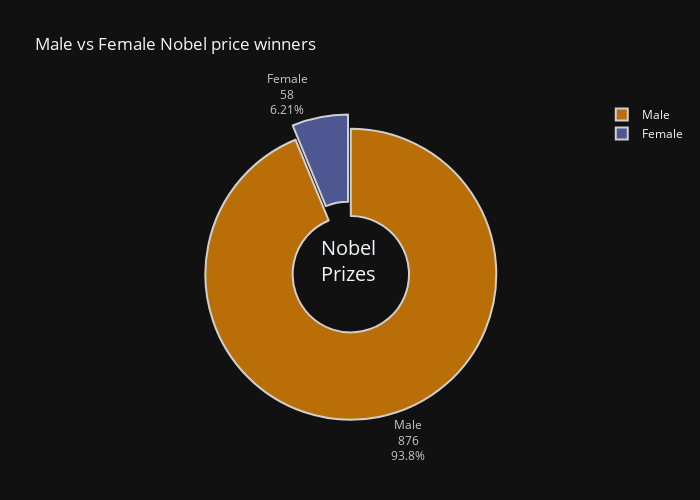

Notebook code for this chart:
### Markdown cell above
<h2>Plotly Donut Chart: Percentage of Male vs. Female Laureates</h2>

### Code cell
sex_chart = df_data.sex.value_counts()
fig = px.pie(labels=sex_chart.index,
			 values=sex_chart.values,
			 title="Male vs Female Nobel price winners",
			 names=sex_chart.index,
			 # Additional options:
			 hole=0.4,  # Makes it a donut chart (0 to 1)
			 color_discrete_sequence=px.colors.qualitative.Vivid,  # Change colors
			 width=700,  # Width in pixels
			 height=500,  # Height in pixels
			 template='plotly_dark',  # Dark theme
			 opacity=0.8,  # Transparency of sections
			 )
#COLOR OPTIONS
#The available color options in the Plotly Express qualitative color sequences are:
#
# - Set3 (current)
# - Set1
# - Set2
# - Alphabet
# - Dark24
# - Light24
# - D3
# - G10
# - T10
# - Paired
# - Pastel
# - Prism
# - Safe
# - Vivid
# - Antique

fig.update_traces(
	textposition='outside',  # Text position: 'inside', 'outside', 'auto', 'none'
	textinfo='label+text+percent+value',  # Any combination of ['label', 'text', 'value', 'percent'] joined with '+' characters(e.g. 'label+text')
	pull=[0.1, 0],  # Pull slices out (list of values 0-1)
	marker=dict(line=dict(color='white', width=2))  # Slice borders
)

fig.update_layout(
	showlegend=True,
	legend=dict(orientation="v"),
	annotations=[dict(text="Nobel<br>Prizes", x=0.5, y=0.5, font_size=20, showarrow=False)]
)
fig.show()

### Figure 1 — Plotly figure (JSON) as saved in the notebook; plotly's stock layout.template omitted (floating-point values rounded to 4 significant figures)
{"data": [{"domain": {"x": [0.0, 1.0], "y": [0.0, 1.0]}, "hole": 0.4, "hovertemplate": "label=%{label}<br>value=%{value}<extra></extra>", "labels": ["Male", "Female"], "legendgroup": "", "name": "", "opacity": 0.8, "showlegend": true, "values": [876, 58], "type": "pie", "marker": {"line": {"color": "white", "width": 2}}, "pull": [0.1, 0], "textinfo": "label+text+percent+value", "textposition": "outside"}], "layout": {"legend": {"tracegroupgap": 0, "orientation": "v"}, "title": {"text": "Male vs Female Nobel price winners"}, "piecolorway": ["rgb(229, 134, 6)", "rgb(93, 105, 177)", "rgb(82, 188, 163)", "rgb(153, 201, 69)", "rgb(204, 97, 176)", "rgb(36, 121, 108)", "rgb(218, 165, 27)", "rgb(47, 138, 196)", "rgb(118, 78, 159)", "rgb(237, 100, 90)", "rgb(165, 170, 153)"], "height": 500, "width": 700, "showlegend": true, "annotations": [{"showarrow": false, "text": "Nobel<br>Prizes", "x": 0.5, "y": 0.5, "font": {"size": 20}}]}}
